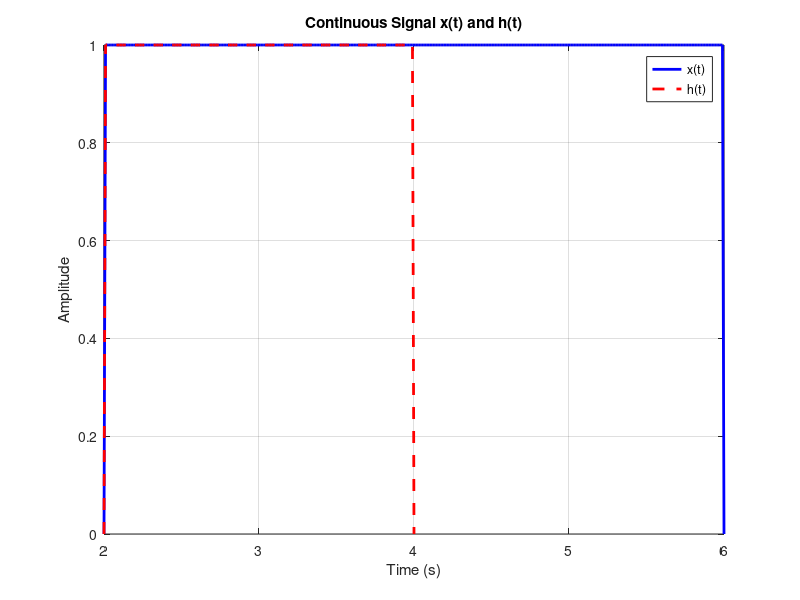
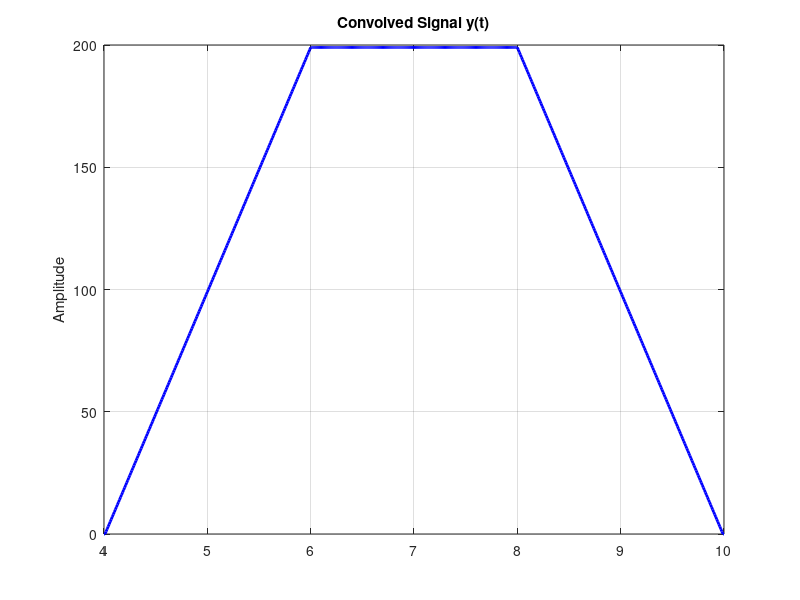
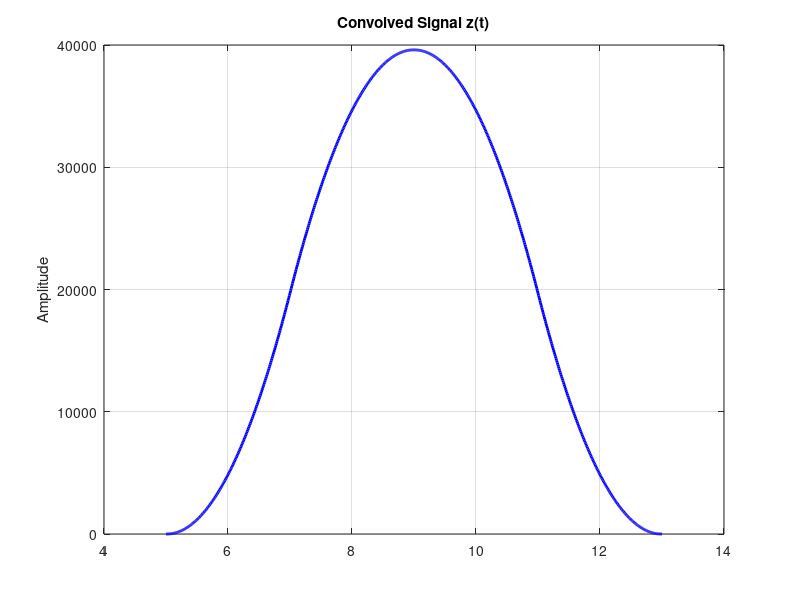

These charts were generated, in order, by the following MATLAB code:
%% Signals and Systems Laboratory 2
%       Exercise 2
%       Continious Signals and Convolution
clear;
clc;

dt = 0.01;
t = 0:dt:10;
t_x = 2:dt:6;
t_h = 2:dt:4;
x = ones(1, length(t_x));
x(t_x <= 2 | t_x >= 6) = 0;

h = ones(1, length(t_h));
h(t_h <= 2 | t_h >=4 ) = 0; % Define the impulse response h(t)

figure(1);
clf;
plot(t_x, x, 'b-', 'LineWidth', 2);
hold on;
plot(t_h, h, 'r--', 'LineWidth', 2)
xlabel('Time (s)');
ylabel('Amplitude');
title('Continuous Signal x(t) and h(t)');
legend('x(t)', 'h(t)');
grid on;

y = conv(x,h);
t = 4:dt:(4 + (length(y)-1)*dt); % Adjust time vector for the convolved signal
figure(2);
clf;
plot(t,y,'b-', 'LineWidth', 2);
ylabel('Amplitude');
title('Convolved Signal y(t)');
grid on;

z = conv(y,h);
t = 5:dt:(5 + (length(z)-1)*dt);
figure(3);
clf;
plot(t,z,'b-', 'LineWidth', 2);
ylabel('Amplitude');
title('Convolved Signal z(t)');
grid on;
